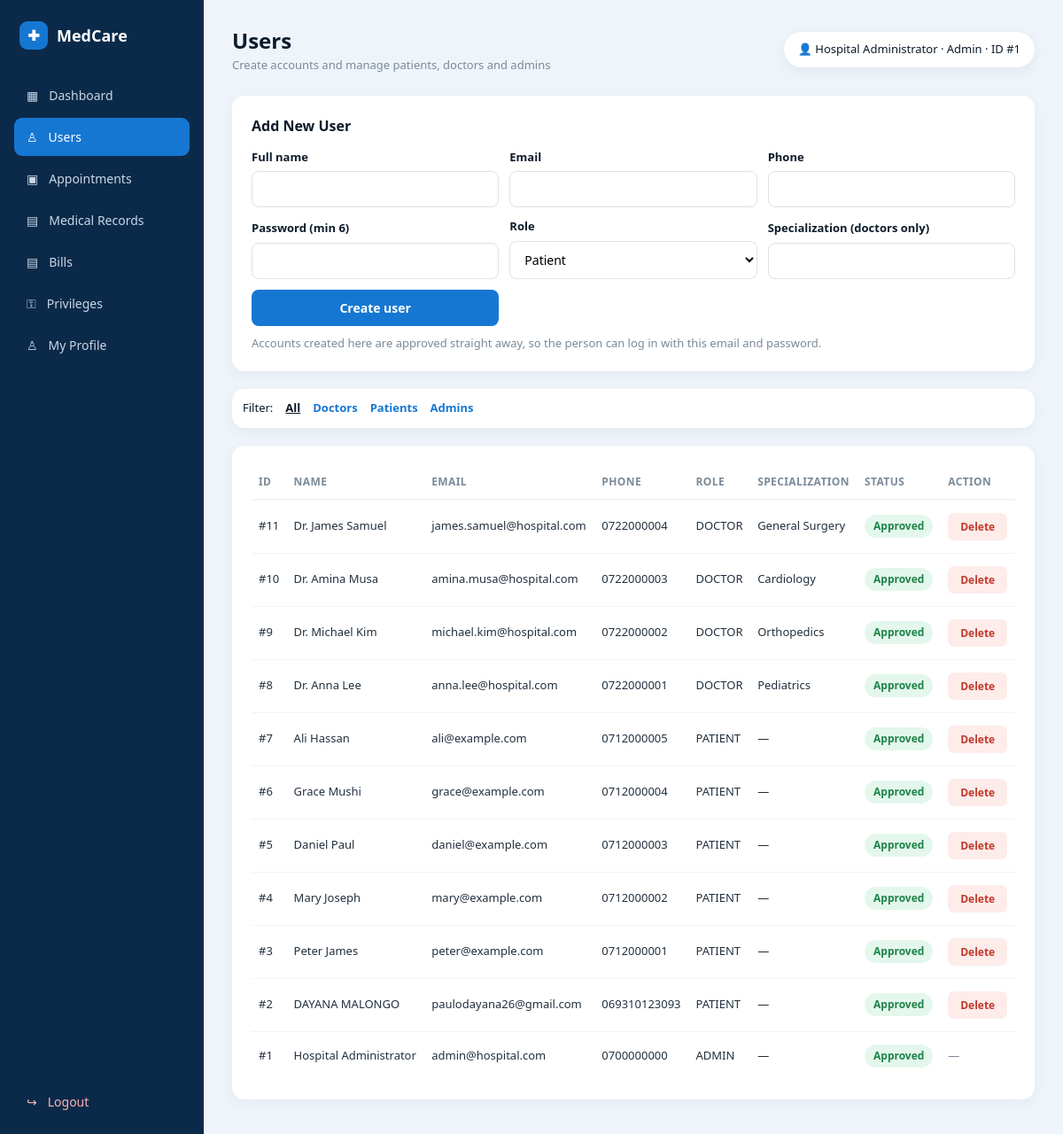
/users.php (signed in), run on the app's committed database.
### tables this page shows
CREATE TABLE `users` (
  `id` int(11) NOT NULL,
  `full_name` varchar(150) NOT NULL,
  `email` varchar(150) NOT NULL,
  `phone` varchar(30) NOT NULL,
  `password` varchar(255) NOT NULL,
  `role` enum('ADMIN','DOCTOR','PATIENT') NOT NULL DEFAULT 'PATIENT',
  `specialization` varchar(150) DEFAULT NULL,
  `status` enum('PENDING','APPROVED','REJECTED') NOT NULL DEFAULT 'APPROVED',
  `created_at` timestamp NOT NULL DEFAULT current_timestamp()
);

### db.php (called while the page is built, shortened)
<?php
function e(?string $s): string { return htmlspecialchars((string)$s, ENT_QUOTES, 'UTF-8'); }

### users.php (the view, shortened to what this page needs)
<?php
require __DIR__ . '/db.php';
require __DIR__ . '/layout.php';
$uid    = (int)$_SESSION['user_id'];
$filter = strtoupper($_GET['filter'] ?? 'ALL');
$sql    = "SELECT * FROM users";
$params = [];
if (in_array($filter, ['DOCTOR', 'PATIENT', 'ADMIN'], true)) {
    $sql .= " WHERE role = ?";
    $params[] = $filter;
} else {
    $filter = 'ALL';
}
$sql .= " ORDER BY created_at DESC, id DESC";
$stmt = $pdo->prepare($sql);
$stmt->execute($params);
$rows = $stmt->fetchAll();
$danger = 'background:#fdecea;color:#c0392b';
function user_btn(int $id, string $action, string $label, string $style = '', string $confirm = ''): void {
    $onsub = $confirm !== '' ? ' onsubmit="return confirm(\'' . e($confirm) . '\')"' : '';
    echo '<form method="POST" action="user_action.php" style="display:inline"' . $onsub . '>'
       . csrf_field()
       . '<input type="hidden" name="id" value="' . $id . '">'
       . '<input type="hidden" name="action" value="' . e($action) . '">'
       . '<button class="approve" style="' . e($style) . '">' . e($label) . '</button></form> ';
}
?>
<div class="panel">
  <h3>Add New User</h3>
  <form action="user_action.php" method="POST" class="inline-form" style="grid-template-columns:repeat(3,1fr)">
    <div><label>Full name</label><input name="full_name" required></div>
    <div><label>Email</label><input type="email" name="email" required></div>
    <div><label>Phone</label><input name="phone" required></div>
    <div><label>Password (min 6)</label><input type="password" name="password" minlength="6" required></div>
    <div><label>Role</label>
      <select name="role" id="role" required>
        <option value="PATIENT">Patient</option>
      </select></div>
    <div><label>Specialization (doctors only)</label><input name="specialization" id="spec" disabled></div>
    <button class="primary">Create user</button>
  </form>
  <p class="muted" style="margin-top:10px">Accounts created here are approved straight away, so the person can log in with this email and password.</p>
</div>
<div class="filter-bar">
  Filter:
  <a href="users.php?filter=ALL" class="<?= $filter === 'ALL' ? 'active' : '' ?>">All</a>
  <a href="users.php?filter=DOCTOR" class="<?= $filter === 'DOCTOR' ? 'active' : '' ?>">Doctors</a>
  <a href="users.php?filter=PATIENT" class="<?= $filter === 'PATIENT' ? 'active' : '' ?>">Patients</a>
  <a href="users.php?filter=ADMIN" class="<?= $filter === 'ADMIN' ? 'active' : '' ?>">Admins</a>
</div>
<div class="panel">
<table>
<thead><tr><th>ID</th><th>Name</th><th>Email</th><th>Phone</th><th>Role</th><th>Specialization</th><th>Status</th><th>Action</th></tr></thead>
<tbody>
<?php foreach ($rows as $r):
  $st = strtoupper((string)$r['status']);
  $badge = $st === 'APPROVED' ? 'green' : ($st === 'PENDING' ? 'orange' : 'red');
?>
  <tr>
    <td>#<?= (int)$r['id'] ?></td>
    <td><?= e($r['full_name']) ?></td>
    <td><?= e($r['email']) ?></td>
    <td><?= e($r['phone']) ?></td>
    <td><?= e($r['role']) ?></td>
    <td><?= e($r['specialization'] ?? '—') ?></td>
    <td><span class="badge <?= $badge ?>"><?= e(ucfirst(strtolower($st))) ?></span></td>
    <td>
      <?php if ($r['role'] === 'DOCTOR' && $st === 'PENDING'): ?>
        <?php user_btn((int)$r['id'], 'approve', 'Approve'); ?>
        <?php user_btn((int)$r['id'], 'reject', 'Reject', $danger); ?>
      <?php elseif ($r['role'] !== 'ADMIN' && (int)$r['id'] !== $uid): ?>
        <?php user_btn((int)$r['id'], 'delete', 'Delete', $danger, 'Delete this user?'); ?>
      <?php else: ?><span class="muted">—</span><?php endif; ?>
    </td>
  </tr>
<?php endforeach; ?>
</tbody></table>
</div>

### style.css (style rules this page uses)
* { box-sizing:border-box;margin:0;padding:0 }
html,body { height:100% }
body { font-family:'Segoe UI',Tahoma,Geneva,Verdana,sans-serif; background:#eef4fa;color:#0d1b2a;font-size:14px;line-height:1.5; }
a { color:inherit;text-decoration:none }
input,select,button,textarea { font-family:inherit;font-size:14px }
.muted { color:#7a8a99;font-size:13px }
.badge { display:inline-block;padding:4px 10px;border-radius:999px;font-size:12px;font-weight:600 }
.badge.green { background:#e4f7ec;color:#1e8449 }
button.primary,.primary { background:#1677d2;color:#fff;border:none; padding:11px 20px;border-radius:8px;font-weight:600; cursor:pointer;transition:background .2s;display:inline-block;text-align:center; }
button.approve,.approve { background:#e4f7ec;color:#1e8449;border:none; padding:7px 14px;border-radius:7px;font-weight:600; cursor:pointer;font-size:12px;display:inline-block; }
.panel { background:#fff;border-radius:14px;padding:22px; box-shadow:0 4px 14px #1e4d6b0e;margin-bottom:20px }
.panel h3 { font-size:16px;color:#0d1b2a;margin-bottom:14px }
table { width:100%;border-collapse:collapse;font-size:13px }
table thead th { text-align:left;color:#7a8a99;font-weight:600;font-size:12px; text-transform:uppercase;letter-spacing:.4px;padding:10px 8px; border-bottom:2px solid #eef2f7 }
table tbody td { padding:14px 8px;border-bottom:1px solid #f0f4f8;color:#22303f }
table tbody tr:last-child td { border-bottom:none }
.inline-form { display:grid;gap:12px;align-items:end }
.inline-form label { display:block;font-size:13px;font-weight:600; margin-bottom:6px;color:#0d1b2a }
.inline-form input,.inline-form select { width:100%;border:1px solid #dee2e6; border-radius:8px;padding:10px 12px;outline:none;background:#fff }
.filter-bar { display:flex;gap:14px;align-items:center; font-size:13px;padding:12px;background:#fff;border-radius:14px; box-shadow:0 4px 14px #1e4d6b0e;margin-bottom:20px }
.filter-bar a { color:#1677d2;font-weight:600 }
.filter-bar a.active { color:#0d1b2a;text-decoration:underline }

### data on the page
users: id "11", full_name "Dr. James Samuel", email "james.samuel@hospital.com", phone "0722000004", role "DOCTOR", specialization "General Surgery", status "Approved"
users: id "10", full_name "Dr. Amina Musa", email "amina.musa@hospital.com", phone "0722000003", role "DOCTOR", specialization "Cardiology", status "Approved"
users: id "9", full_name "Dr. Michael Kim", email "michael.kim@hospital.com", phone "0722000002", role "DOCTOR", specialization "Orthopedics", status "Approved"
users: id "8", full_name "Dr. Anna Lee", email "anna.lee@hospital.com", phone "0722000001", role "DOCTOR", specialization "Pediatrics", status "Approved"
users: id "7", full_name "Ali Hassan", email "ali@example.com", phone "0712000005", role "PATIENT", specialization "—", status "Approved"
users: id "6", full_name "Grace Mushi", email "grace@example.com", phone "0712000004", role "PATIENT", specialization "—", status "Approved"
users: id "5", full_name "Daniel Paul", email "daniel@example.com", phone "0712000003", role "PATIENT", specialization "—", status "Approved"
users: id "4", full_name "Mary Joseph", email "mary@example.com", phone "0712000002", role "PATIENT", specialization "—", status "Approved"
users: id "3", full_name "Peter James", email "peter@example.com", phone "0712000001", role "PATIENT", specialization "—", status "Approved"
users: id "2", full_name "DAYANA MALONGO", email "paulodayana26@gmail.com", phone "069310123093", role "PATIENT", specialization "—", status "Approved"
users: id "1", full_name "Hospital Administrator", email "admin@hospital.com", phone "0700000000", role "ADMIN", specialization "—", status "Approved"

### other printed values
$icon "▦"
$label "Dashboard"
$icon "♙"
$label "Users"
$icon "▣"
$label "Appointments"
$icon "▤"
$label "Medical Records"
$label "Bills"
$icon "⚿"
$label "Privileges"
$label "My Profile"
$title "Users"
$sub "Create accounts and manage patients, doctors and admins"
$name "Hospital Administrator"
